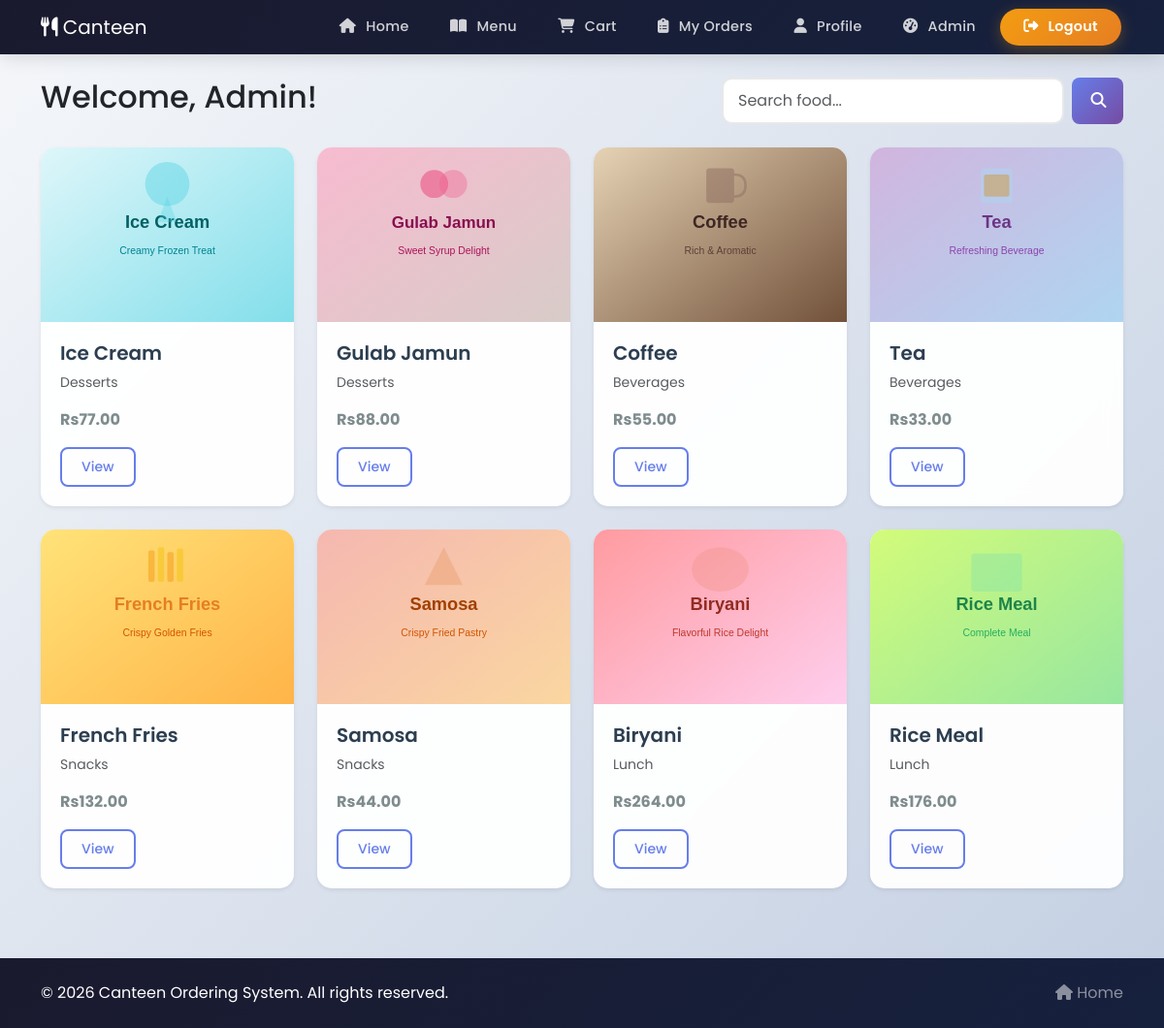
/customer/home.php (signed in), run on the app's committed database.
### tables this page shows
CREATE TABLE food_items (
    food_id INT PRIMARY KEY AUTO_INCREMENT,
    category_id INT,
    food_name VARCHAR(100) NOT NULL,
    description TEXT,
    price DECIMAL(10,2) NOT NULL,
    image VARCHAR(255),
    status VARCHAR(20) DEFAULT 'available',
    FOREIGN KEY (category_id) REFERENCES categories(category_id) ON DELETE SET NULL
);

CREATE TABLE categories (
    category_id INT PRIMARY KEY AUTO_INCREMENT,
    category_name VARCHAR(100) NOT NULL
);

### includes/session.php (called while the page is built, shortened)
<?php
function isLoggedIn() {
    return isset($_SESSION['user_id']);
}
function isAdmin() {
    return isset($_SESSION['role']) && $_SESSION['role'] === 'admin';
}
?>

### customer/home.php (the view, shortened to what this page needs)
<?php
require_once '../config/db.php';
require_once '../includes/session.php';
$stmt = $pdo->query("SELECT f.*, c.category_name FROM food_items f LEFT JOIN categories c ON f.category_id = c.category_id WHERE f.status = 'available' ORDER BY f.food_id DESC LIMIT 8");
$items = $stmt->fetchAll();
?>
<?php include '../includes/header.php'; ?>
<?php include '../includes/navbar.php'; ?>
<div class="container mt-4">
    <div class="d-flex justify-content-between align-items-center mb-4">
        <h2>Welcome, <?php echo htmlspecialchars($_SESSION['full_name']); ?>!</h2>
        <form action="menu.php" method="GET" class="d-flex">
            <input type="text" name="search" class="form-control me-2" placeholder="Search food..." required>
            <button type="submit" class="btn btn-primary"><i class="fas fa-search"></i></button>
        </form>
    </div>
    <div class="row">
        <?php if (count($items) > 0): ?>
            <?php foreach ($items as $item): ?>
                <div class="col-md-3 mb-4">
                    <div class="card h-100 shadow-sm">
                        <img src="../assets/images/food-images/<?php echo htmlspecialchars($item['image'] ?: 'placeholder.svg'); ?>" class="card-img-top" alt="<?php echo htmlspecialchars($item['food_name']); ?>" style="height: 180px; object-fit: cover;">
                        <div class="card-body">
                            <h5 class="card-title"><?php echo htmlspecialchars($item['food_name']); ?></h5>
                            <p class="card-text text-muted small"><?php echo htmlspecialchars($item['category_name']); ?></p>
                            <p class="card-text"><strong>Rs<?php echo number_format($item['price'], 2); ?></strong></p>
                            <a href="menu.php?category=<?php echo $item['category_id']; ?>" class="btn btn-outline-primary btn-sm">View</a>
                        </div>
                    </div>
                </div>
            <?php endforeach; ?>
        <?php else: ?>
            <div class="col-12 text-center">
                <p>No items available. Please check back later.</p>
            </div>
        <?php endif; ?>
    </div>
</div>
<?php include '../includes/footer.php'; ?>

### includes/header.php (shortened to what this page needs)
<!DOCTYPE html>
<html lang="en">
<head>
    <link href="https://cdn.jsdelivr.net/npm/bootstrap@5.3.0/dist/css/bootstrap.min.css" rel="stylesheet">
    <link rel="stylesheet" href="https://cdnjs.cloudflare.com/ajax/libs/font-awesome/6.4.0/css/all.min.css">
    <link rel="stylesheet" href="../assets/css/style.css">
</head>
<body>

### includes/navbar.php (shortened to what this page needs)
<nav class="navbar navbar-expand-lg navbar-dark bg-dark sticky-top">
    <div class="container">
        <a class="navbar-brand" href="<?php echo isLoggedIn() ? '../customer/home.php' : '../auth/login.php'; ?>">
            <i class="fas fa-utensils"></i> Canteen
        </a>
        <div class="collapse navbar-collapse" id="navbarNav">
            <ul class="navbar-nav ms-auto">
                <li class="nav-item">
                    <a class="nav-link" href="<?php echo isLoggedIn() ? '../customer/home.php' : '../auth/login.php'; ?>">
                        <i class="fas fa-home"></i> Home
                    </a>
                </li>
                <li class="nav-item">
                    <a class="nav-link" href="../customer/menu.php">
                        <i class="fas fa-book-open"></i> Menu
                    </a>
                </li>
                <?php if (isLoggedIn()): ?>
                    <li class="nav-item">
                        <a class="nav-link" href="../customer/cart.php">
                            <i class="fas fa-shopping-cart"></i> Cart
                        </a>
                    </li>
                    <li class="nav-item">
                        <a class="nav-link" href="../customer/orders.php">
                            <i class="fas fa-clipboard-list"></i> My Orders
                        </a>
                    </li>
                    <li class="nav-item">
                        <a class="nav-link" href="../customer/profile.php">
                            <i class="fas fa-user"></i> Profile
                        </a>
                    </li>
                    <?php if (isAdmin()): ?>
                        <li class="nav-item">
                            <a class="nav-link" href="../admin/dashboard.php">
                                <i class="fas fa-tachometer-alt"></i> Admin
                            </a>
                        </li>
                    <?php endif; ?>
                    <li class="nav-item ms-1">
                        <a class="nav-link nav-logout" href="../auth/logout.php">
                            <i class="fas fa-sign-out-alt"></i> Logout
                        </a>
                    </li>
                <?php endif; ?>
            </ul>
        </div>
    </div>
</nav>

### includes/footer.php (shortened to what this page needs)
<footer class="bg-dark text-white text-center py-4 mt-5">
    <div class="container">
        <div class="row">
            <div class="col-md-6 text-md-start mb-2 mb-md-0">
                <p class="mb-0">&copy; <?php echo date('Y'); ?> Canteen Ordering System. All rights reserved.</p>
            </div>
            <div class="col-md-6 text-md-end">
                <a href="../index.php" class="text-white-50 text-decoration-none">
                    <i class="fas fa-home"></i> Home
                </a>
            </div>
        </div>
    </div>
</footer>
</body>
</html>

### assets/css/style.css (style rules this page uses)
* { margin: 0; padding: 0; box-sizing: border-box; }
body { font-family: 'Poppins', 'Segoe UI', Tahoma, Geneva, Verdana, sans-serif; background: linear-gradient(135deg, #f5f7fa 0%, #c3cfe2 100%); min-height: 100vh; display: flex; flex-direction: column; }
.navbar { box-shadow: 0 2px 20px rgba(0, 0, 0, 0.15); background: linear-gradient(135deg, #1a1a2e 0%, #16213e 100%) !important; transition: all 0.3s ease; padding: 0.5rem 0; }
.navbar .navbar-nav .nav-item { margin: 0 2px; }
.navbar .navbar-nav .nav-link { position: relative; padding: 0.5rem 1.2rem; border-radius: 50px; font-weight: 500; font-size: 0.9rem; transition: all 0.3s cubic-bezier(0.4, 0, 0.2, 1); color: rgba(255, 255, 255, 0.8) !important; letter-spacing: 0.3px; }
.navbar .navbar-nav .nav-link i { margin-right: 6px; font-size: 0.95rem; transition: transform 0.3s ease; }
.navbar .navbar-nav .nav-link.nav-logout { background: linear-gradient(135deg, #f39c12, #e67e22); color: #fff !important; font-weight: 600; padding: 0.5rem 1.5rem; box-shadow: 0 4px 15px rgba(243, 156, 18, 0.3); }
.navbar .navbar-nav .nav-link.nav-logout i { color: #fff; }
.card { border: none; border-radius: 15px; transition: all 0.3s cubic-bezier(0.4, 0, 0.2, 1); overflow: hidden; background: rgba(255, 255, 255, 0.95); backdrop-filter: blur(10px); }
.card-img-top { height: 200px; object-fit: cover; transition: transform 0.5s ease; }
.card .card-body { padding: 1.25rem; }
.card .card-title { font-weight: 600; color: #2c3e50; }
.card .card-text { color: #7f8c8d; }
.btn { border-radius: 8px; padding: 8px 20px; font-weight: 500; transition: all 0.3s ease; position: relative; overflow: hidden; }
.btn-primary { background: linear-gradient(135deg, #667eea 0%, #764ba2 100%); border: none; }
.btn-outline-primary { border: 2px solid #667eea; color: #667eea; }
.form-control { border-radius: 10px; border: 2px solid #e8e8e8; padding: 10px 15px; transition: all 0.3s ease; }
footer { margin-top: auto; background: linear-gradient(135deg, #1a1a2e, #16213e) !important; }
footer a { transition: all 0.3s ease; }

### data on the page
food_items: image (picture), food_name "Ice Cream", category.category_name "Desserts", price "77.00"
food_items: image (picture), food_name "Gulab Jamun", category.category_name "Desserts", price "88.00"
food_items: image (picture), food_name "Coffee", category.category_name "Beverages", price "55.00"
food_items: image (picture), food_name "Tea", category.category_name "Beverages", price "33.00"
food_items: image (picture), food_name "French Fries", category.category_name "Snacks", price "132.00"
food_items: image (picture), food_name "Samosa", category.category_name "Snacks", price "44.00"
food_items: image (picture), food_name "Biryani", category.category_name "Lunch", price "264.00"
food_items: image (picture), food_name "Rice Meal", category.category_name "Lunch", price "176.00"

### other printed values
$_SESSION['full_name'] "Admin"
